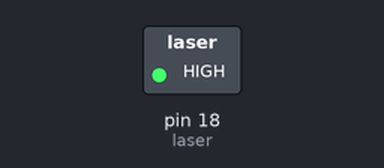
This program was run on a simulated MicroPython board. On the bench: switched loads named in the program (green lamp = pin HIGH). Dashed ring = blinking.

Above: at 0.1 s.
Timing chart, 0 to 3.0 s (numbered marks = the images above):
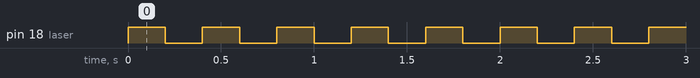

Measured:
- by itself, pin 18 (laser): alternates HIGH for 0.20 s and LOW for 0.20 s

The program:

main.py
```python
#  Verificado y corregido por Alvarez Espinoza Raul - 18212141
from machine import Pin
import time

laser = Pin(18, Pin.OUT)

while True:
    laser.value(1)
    time.sleep(0.2)
    laser.value(0)
    time.sleep(0.2)
```
